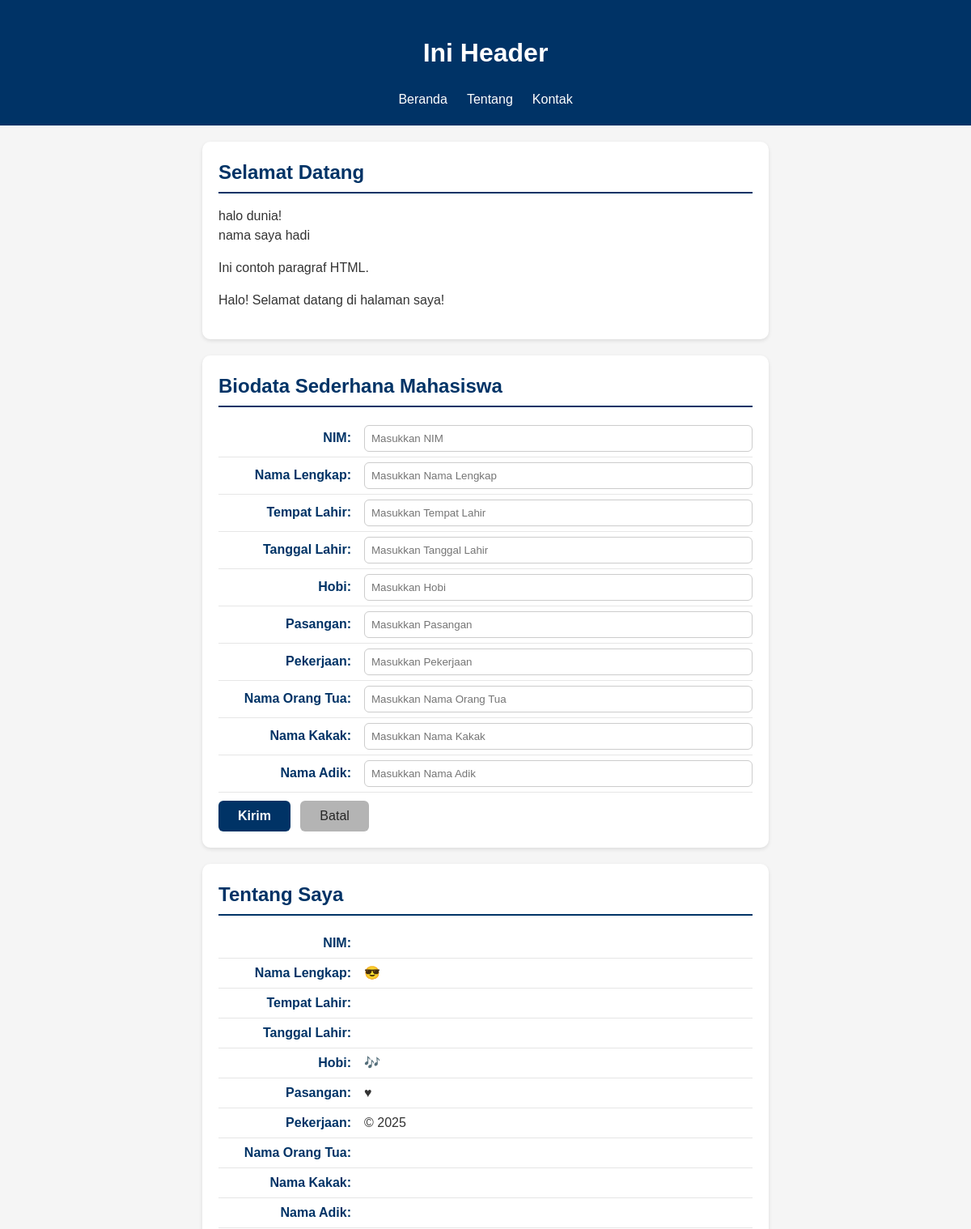
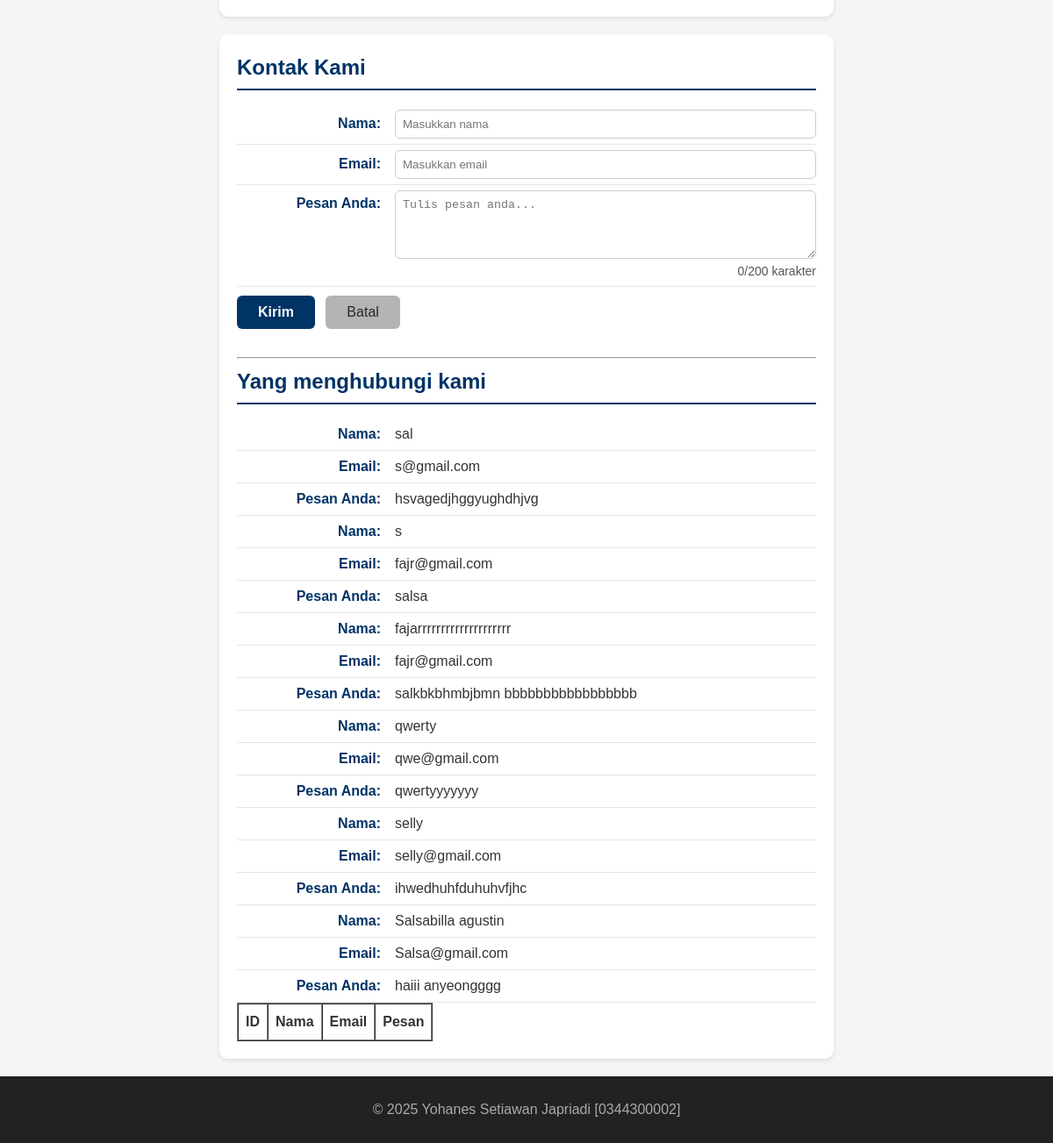
The page / on the database its author committed (2 pictures, top to bottom).
### tables this page shows
CREATE TABLE `tbl_tamu` (
  `cid` int(11) NOT NULL,
  `cnama` varchar(100) DEFAULT NULL,
  `cemail` varchar(100) DEFAULT NULL,
  `cpesan` text,
  `created_at` datetime NOT NULL DEFAULT CURRENT_TIMESTAMP
);

### fungsi.php (the view, shortened to what this page needs)
<?php
function bersihkan($str)
{
  return htmlspecialchars(trim($str));
}
function tampilkanBiodata($conf, $arr)
{
  $html = "";
  foreach ($conf as $k => $v) {
    $label = $v["label"];
    $nilai = bersihkan($arr[$k] ?? '');
    $suffix = $v["suffix"];
    $html .= "<p><strong>{$label}</strong> {$nilai}{$suffix}</p>";
  }
  return $html;
}

### index.php (shortened to what this page needs)
<?php
require_once __DIR__ . '/fungsi.php';
?>
<!DOCTYPE html>
<html lang="en">
<head>
  <link rel="stylesheet" href="style.css">
</head>
<body>
  <header>
    <h1>Ini Header</h1>
    <nav>
      <ul>
        <li><a href="#home">Beranda</a></li>
        <li><a href="#about">Tentang</a></li>
        <li><a href="#contact">Kontak</a></li>
      </ul>
    </nav>
  </header>
  <main>
    <section id="home">
      <h2>Selamat Datang</h2>
      <?php
      echo "halo dunia!<br>";
      echo "nama saya hadi";
      ?>
      <p>Ini contoh paragraf HTML.</p>
    </section>
    <section id="biodata">
      <h2>Biodata Sederhana Mahasiswa</h2>
      <form action="proses.php" method="POST">
        <label for="txtNim"><span>NIM:</span>
          <input type="text" id="txtNim" name="txtNim" placeholder="Masukkan NIM" required>
        </label>
        <label for="txtNmLengkap"><span>Nama Lengkap:</span>
          <input type="text" id="txtNmLengkap" name="txtNmLengkap" placeholder="Masukkan Nama Lengkap" required>
        </label>
        <label for="txtT4Lhr"><span>Tempat Lahir:</span>
          <input type="text" id="txtT4Lhr" name="txtT4Lhr" placeholder="Masukkan Tempat Lahir" required>
        </label>
        <label for="txtTglLhr"><span>Tanggal Lahir:</span>
          <input type="text" id="txtTglLhr" name="txtTglLhr" placeholder="Masukkan Tanggal Lahir" required>
        </label>
        <label for="txtHobi"><span>Hobi:</span>
          <input type="text" id="txtHobi" name="txtHobi" placeholder="Masukkan Hobi" required>
        </label>
        <label for="txtPasangan"><span>Pasangan:</span>
          <input type="text" id="txtPasangan" name="txtPasangan" placeholder="Masukkan Pasangan" required>
        </label>
        <label for="txtKerja"><span>Pekerjaan:</span>
          <input type="text" id="txtKerja" name="txtKerja" placeholder="Masukkan Pekerjaan" required>
        </label>
        <label for="txtNmOrtu"><span>Nama Orang Tua:</span>
          <input type="text" id="txtNmOrtu" name="txtNmOrtu" placeholder="Masukkan Nama Orang Tua" required>
        </label>
        <label for="txtNmKakak"><span>Nama Kakak:</span>
          <input type="text" id="txtNmKakak" name="txtNmKakak" placeholder="Masukkan Nama Kakak" required>
        </label>
        <label for="txtNmAdik"><span>Nama Adik:</span>
          <input type="text" id="txtNmAdik" name="txtNmAdik" placeholder="Masukkan Nama Adik" required>
        </label>
        <button type="submit">Kirim</button>
        <button type="reset">Batal</button>
      </form>
    </section>
    <?php
    $biodata = $_SESSION["biodata"] ?? [];
    $fieldConfig = [
      "nim" => ["label" => "NIM:", "suffix" => ""],
      "nama" => ["label" => "Nama Lengkap:", "suffix" => " &#128526;"],
      "tempat" => ["label" => "Tempat Lahir:", "suffix" => ""],
      "tanggal" => ["label" => "Tanggal Lahir:", "suffix" => ""],
      "hobi" => ["label" => "Hobi:", "suffix" => " &#127926;"],
      "pasangan" => ["label" => "Pasangan:", "suffix" => " &hearts;"],
      "pekerjaan" => ["label" => "Pekerjaan:", "suffix" => " &copy; 2025"],
      "ortu" => ["label" => "Nama Orang Tua:", "suffix" => ""],
      "kakak" => ["label" => "Nama Kakak:", "suffix" => ""],
      "adik" => ["label" => "Nama Adik:", "suffix" => ""],
    ];
    ?>
    <section id="about">
      <h2>Tentang Saya</h2>
      <?= tampilkanBiodata($fieldConfig, $biodata) ?>
    </section>
    <section id="contact">
      <h2>Kontak Kami</h2>
      <form action="proses.php" method="POST">
        <label for="txtNama"><span>Nama:</span>
          <input type="text" id="txtNama" name="txtNama" placeholder="Masukkan nama" required autocomplete="name">
        </label>
        <label for="txtEmail"><span>Email:</span>
          <input type="email" id="txtEmail" name="txtEmail" placeholder="Masukkan email" required autocomplete="email">
        </label>
        <label for="txtPesan"><span>Pesan Anda:</span>
          <textarea id="txtPesan" name="txtPesan" rows="4" placeholder="Tulis pesan anda..." required></textarea>
          <small id="charCount">0/200 karakter</small>
        </label>
        <button type="submit">Kirim</button>
        <button type="reset">Batal</button>
      </form>
      <br>
      <hr>
      <h2>Yang menghubungi kami</h2>
      <?php include 'read_inc.php'; ?>
    </section>
  </main>
  <footer>
    <p>&copy; 2025 Yohanes Setiawan Japriadi [0344300002]</p>
  </footer>
</body>
</html>

### read_inc.php (shortened to what this page needs)
<?php
require 'koneksi.php';
$fieldContact = [
    "nama"  => ["label" => "Nama:", "suffix" => ""],
    "email" => ["label" => "Email:", "suffix" => ""],
    "pesan" => ["label" => "Pesan Anda:", "suffix" => ""]
];
$sql = "SELECT * FROM tbl_tamu ORDER BY cid DESC";
$q = mysqli_query($conn, $sql);
if (!$q) {
    echo "<p>Gagal membaca data tamu: " . htmlspecialchars(mysqli_error($conn)) . "</p>";
}elseif (mysqli_num_rows($q) === 0) {
    echo "<p>Belum ada data tamu yang tersimpan.</p>";
}else {
 while ($row = mysqli_fetch_assoc($q)) {
        $arrContact = [
            "nama"  => $row['cnama'] ?? "",
            "email" => $row['cemail'] ?? "",
            "pesan" => $row['cpesan'] ?? "",
        ];
        echo tampilkanBiodata($fieldContact, $arrContact);
    }
}
?>
<table border="1" cellpadding="8" cellspacing="0">
    <tr>
        <th>ID</th>
        <th>Nama</th>
        <th>Email</th>
        <th>Pesan</th>
    </tr>
</table>

### style.css (style rules this page uses)
* { box-sizing: border-box; }
body { margin: 0; font-family: Arial, sans-serif; background: #f5f5f5; color: #333; line-height: 1.5; }
header { background: #003366; color: #fff; padding: 20px; text-align: center; }
header ul { display: flex; justify-content: center; list-style: none; padding: 0; margin: 10px 0 0; }
header li a { color: #fff; text-decoration: none; padding: 6px 12px; }
#home, #about, #contact, #biodata { background-color: #ffffff; border-radius: 10px; padding: 20px; max-width: 700px; margin: 20px auto; box-shadow: 0 2px 5px rgba(0, 0, 0, 0.1); }
#home h2, #about h2, #contact h2, #biodata h2 { color: #003366; border-bottom: 2px solid #003366; padding-bottom: 6px; margin-top: 0; margin-bottom: 16px; }
#home p { text-align: justify; }
#about p, #contact p, #contact label, #biodata label { display: flex; justify-content: flex-start; align-items: baseline; margin: 0; padding: 6px 0; border-bottom: 1px solid #e6e6e6; }
#about strong, #contact strong, #contact label>span, #biodata label>span { min-width: 180px; color: #003366; font-weight: 600; text-align: right; padding-right: 16px; flex-shrink: 0; }
#contact input, #contact textarea, #biodata input { flex: 1; border: 1px solid #ccc; border-radius: 6px; padding: 8px; color: #000; font-weight: normal; margin: 0; box-sizing: border-box; }
#contact button, #biodata button { margin-top: 10px; display: inline-block; padding: 10px 24px; font-size: 16px; border-radius: 6px; cursor: pointer; border: none; transition: all 0.3s ease; margin-right: 8px; }
#contact button[type="submit"], #biodata button[type="submit"] { background-color: #003366; color: #fff; font-weight: 600; }
#contact button[type="reset"], #biodata button[type="reset"] { background-color: #b4b4b4; color: #272727; font-weight: 500; }
footer { background: #222; color: #aaa; text-align: center; padding: 10px; }

### rows shown on the page
tbl_tamu: label "Nama:", cnama "sal", label "Email:", cemail "s@gmail.com", label "Pesan Anda:", cpesan "hsvagedjhggyughdhjvg"
tbl_tamu: label "Nama:", cnama "s", label "Email:", cemail "fajr@gmail.com", label "Pesan Anda:", cpesan "salsa"
tbl_tamu: label "Nama:", cnama "fajarrrrrrrrrrrrrrrrrrrr", label "Email:", cemail "fajr@gmail.com", label "Pesan Anda:", cpesan "salkbkbhmbjbmn bbbbbbbbbbbbbbbbb"
tbl_tamu: label "Nama:", cnama "qwerty", label "Email:", cemail "qwe@gmail.com", label "Pesan Anda:", cpesan "qwertyyyyyyy"
tbl_tamu: label "Nama:", cnama "selly", label "Email:", cemail "selly@gmail.com", label "Pesan Anda:", cpesan "ihwedhuhfduhuhvfjhc"
tbl_tamu: label "Nama:", cnama "Salsabilla agustin", label "Email:", cemail "Salsa@gmail.com", label "Pesan Anda:", cpesan "haiii anyeongggg"

### other values the page prints
$label "NIM:"
$label "Nama Lengkap:"
$suffix "😎"
$label "Tempat Lahir:"
$label "Tanggal Lahir:"
$label "Hobi:"
$suffix "🎶"
$label "Pasangan:"
$suffix "♥"
$label "Pekerjaan:"
$suffix "© 2025"
$label "Nama Orang Tua:"
$label "Nama Kakak:"
$label "Nama Adik:"
